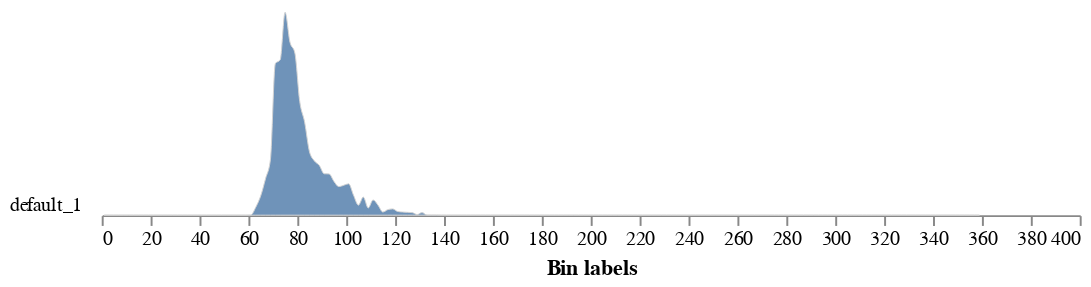

Write notebook code for a chart like this one.
### Code cell
# Makes histogram of colors inside ROI
color_histogram = pcv.analyze.color(rgb_img=crop_img, labeled_mask=kept_mask, colorspaces='all', label="default")

### Figure 1 — Vega-Lite specification as saved in the notebook (floating-point values rounded to 4 significant figures; data arrays with more than 128 entries replaced by an {"elided": "..."} marker saying what was removed)
{"config": {"view": {"continuousWidth": 300, "continuousHeight": 300, "stroke": null}, "axis": {"grid": false}, "facet": {"columns": 1, "spacing": 0}, "title": {"anchor": "end"}}, "data": {"name": "data-67bb1248164a2f9637766f0821e177d3"}, "facet": {"field": "sample", "header": {"labelAngle": 0, "labelAlign": "left", "labelOrient": "left"}, "title": null, "type": "nominal"}, "spec": {"mark": {"type": "area", "fillOpacity": 0.8, "interpolate": "monotone", "stroke": "lightgray", "strokeWidth": 0.5}, "encoding": {"x": {"field": "label", "title": "Bin labels", "type": "quantitative"}, "y": {"axis": null, "field": "value", "scale": {"range": [10, -100]}, "type": "quantitative"}}, "height": 10, "width": 500}, "bounds": "flush", "$schema": "https://vega.github.io/schema/vega-lite/v5.20.1.json", "datasets": {"data-67bb1248164a2f9637766f0821e177d3": {"elided": "180 records"}}}
